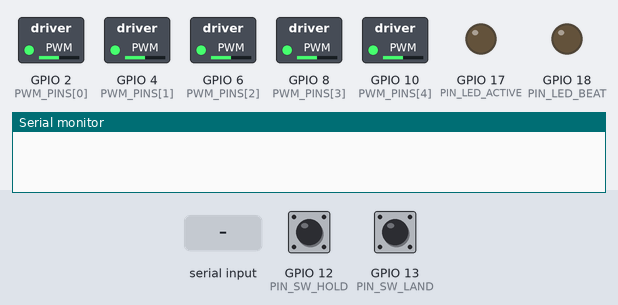
Simulated run of this program. Board: ESP32-S3. On the bench: switched loads named in the program (green lamp = pin HIGH), output pins drawn as LEDs (lit = HIGH), the last lines printed to the serial monitor. Dashed ring = blinking. Inputs (shaded band) come from the test bench; at power-on: GPIO 12 (PIN_SW_HOLD) HIGH, GPIO 13 (PIN_SW_LAND) HIGH. EEPROM starts erased.

Above: at 1.2 s.
1.3 s: "H90\n" received over Serial
At 1.75 s:
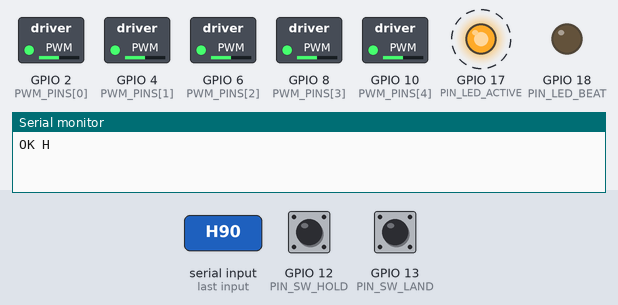
4.3 s: "R\n" received over Serial
At 5.2 s:
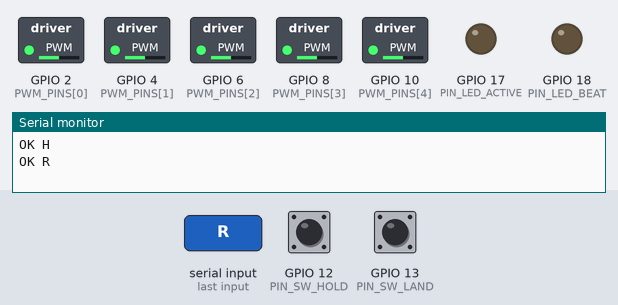
5.8 s: GPIO 12 (PIN_SW_HOLD) pulled LOW for 0.15 s
At 6.9 s:
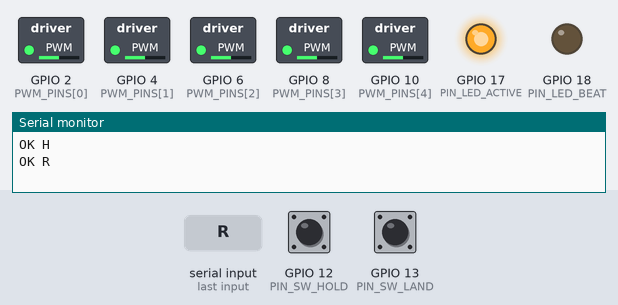
Timing chart, 0 to 12.9 s (numbered marks = the images above; inputs shaded):
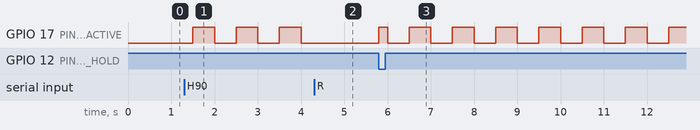

The program:

main.cpp
```cpp
// Drives the DJI RC-N1C stick/wheel sensor lines with filtered 12-bit PWM.
//
// Each output goes through a two-stage RC filter (10k/100n, twice) into the
// RC's main-board side of the cut sensor wire. The Jetson sends duty values
// over USB serial; the RC's own stick report (seen by the Jetson over the
// AOA link) closes the loop for calibration.
//
// Serial protocol, one ASCII line per command, 115200 (USB CDC, baud ignored):
//   D d0 d1 d2 d3 d4   set duties 0..4095 (roll pitch throttle yaw wheel), feeds the timeout
//   N d0 d1 d2 d3 d4   set and save the neutral duties (sticks centred)
//   L d0 d1 d2 d3 d4   set and save the landing duties (throttle full down, rest centred)
//   H                  hold neutral now and ignore D until R
//   G                  land now (landing duties) and ignore D until R
//   R                  resume after H/G or a SW1/SW2 press
//   ?                  status line
// With no D for TIMEOUT_MS the outputs return to neutral (centred sticks = hover).
// SW1 latches HOLD (neutral), SW2 latches LAND (landing duties); both work
// without the Jetson and need R to release.
#include <Arduino.h>
#include <Preferences.h>

static const int N_CH = 5;
static const uint8_t PWM_PINS[N_CH] = {2, 4, 6, 8, 10};  // roll, pitch, throttle, yaw, wheel
static const uint32_t PWM_HZ = 19531;                    // 80 MHz APB clock / 2^12 (the default 40 MHz XTAL clock can't)
static const uint8_t PWM_BITS = 12;
static const uint16_t DUTY_MAX = (1 << PWM_BITS) - 1;
static const uint32_t TIMEOUT_MS = 300;

static const uint8_t PIN_LED_ACTIVE = 17;  // LED1: Jetson in control
static const uint8_t PIN_LED_BEAT = 18;    // LED2: toggles on each D
static const uint8_t PIN_SW_HOLD = 12;     // SW1: latch hold (needs R to resume); polarity read at boot
static const uint8_t PIN_SW_LAND = 13;     // SW2: latch land (needs R to resume)

static uint16_t duty[N_CH];
static uint16_t neutral[N_CH];
static uint16_t landing[N_CH];
static bool landing_set = false;
static uint32_t last_cmd_ms = 0;
static bool held = false;   // H or SW1 latched
static bool landing_now = false;  // G or SW2 latched (takes priority over held)
static bool active = false; // D commands are fresh and not held
static Preferences prefs;
static bool sw_idle;  // SW1 level at boot = released
static bool sw2_idle; // SW2 level at boot = released
static bool pwm_ok = true;

static void write_outputs(const uint16_t *d) {
  if (!pwm_ok) return;
  for (int i = 0; i < N_CH; i++) ledcWrite(PWM_PINS[i], d[i]);
}

static int parse_values(const char *s, uint16_t *out) {
  int n = 0;
  while (n < N_CH) {
    while (*s == ' ') s++;
    if (!*s) break;
    char *end;
    long v = strtol(s, &end, 10);
    if (end == s) break;
    out[n++] = (uint16_t)constrain(v, 0, DUTY_MAX);
    s = end;
  }
  return n;
}

static void print_status() {
  if (!pwm_ok) Serial.print("PWM_FAILED ");
  Serial.printf("S %s age_ms=%lu duty=%u,%u,%u,%u,%u neutral=%u,%u,%u,%u,%u landing=%s\n",
                landing_now ? "LANDING" : (held ? "HELD" : (active ? "ACTIVE" : "NEUTRAL")),
                (unsigned long)(millis() - last_cmd_ms),
                duty[0], duty[1], duty[2], duty[3], duty[4],
                neutral[0], neutral[1], neutral[2], neutral[3], neutral[4], landing_set ? "set" : "NOT SET");
}

static void handle_line(char *line) {
  uint16_t v[N_CH];
  switch (line[0]) {
    case 'D':
      if (parse_values(line + 1, v) != N_CH) { Serial.println("E need 5 values"); return; }
      if (held || landing_now) return;
      memcpy(duty, v, sizeof(duty));
      write_outputs(duty);
      last_cmd_ms = millis();
      active = true;
      digitalWrite(PIN_LED_BEAT, !digitalRead(PIN_LED_BEAT));
      return;
    case 'N':
      if (parse_values(line + 1, v) != N_CH) { Serial.println("E need 5 values"); return; }
      memcpy(neutral, v, sizeof(neutral));
      prefs.putBytes("neutral", neutral, sizeof(neutral));
      if (!active) write_outputs(neutral);
      Serial.println("OK N");
      return;
    case 'L':
      if (parse_values(line + 1, v) != N_CH) { Serial.println("E need 5 values"); return; }
      memcpy(landing, v, sizeof(landing));
      landing_set = true;
      prefs.putBytes("landing", landing, sizeof(landing));
      Serial.println("OK L");
      return;
    case 'H':
      held = true;
      Serial.println("OK H");
      return;
    case 'G':
      if (!landing_set) { Serial.println("E landing duties not set"); return; }
      landing_now = true;
      Serial.println("OK G");
      return;
    case 'R':
      held = false;
      landing_now = false;
      Serial.println("OK R");
      return;
    case '?':
      print_status();
      return;
    default:
      Serial.println("E unknown");
  }
}

void setup() {
  // Outputs first: until PWM runs the pins float, which the RC reads as a stick at an end stop.
  prefs.begin("sticks", false);
  for (int i = 0; i < N_CH; i++) neutral[i] = DUTY_MAX / 2;
  if (prefs.isKey("neutral")) prefs.getBytes("neutral", neutral, sizeof(neutral));
  if (prefs.isKey("landing")) landing_set = prefs.getBytes("landing", landing, sizeof(landing)) == sizeof(landing);
  ledcSetClockSource(LEDC_USE_APB_CLK);
  for (int i = 0; i < N_CH; i++) {
    pwm_ok &= ledcAttach(PWM_PINS[i], PWM_HZ, PWM_BITS);
    duty[i] = neutral[i];
  }
  write_outputs(neutral);

  pinMode(PIN_LED_ACTIVE, OUTPUT);
  pinMode(PIN_LED_BEAT, OUTPUT);
  pinMode(PIN_SW_HOLD, INPUT);  // the board has its own resistor on SW1
  sw_idle = digitalRead(PIN_SW_HOLD);
  pinMode(PIN_SW_LAND, INPUT);
  sw2_idle = digitalRead(PIN_SW_LAND);
  Serial.begin(115200);
}

void loop() {
  static char buf[96];
  static size_t len = 0;
  while (Serial.available()) {
    char c = Serial.read();
    if (c == '\r') continue;
    if (c == '\n') {
      buf[len] = 0;
      if (len) handle_line(buf);
      len = 0;
    } else if (len < sizeof(buf) - 1) {
      buf[len++] = c;
    }
  }

  static bool sw_prev = sw_idle;
  bool sw = digitalRead(PIN_SW_HOLD);
  if (sw != sw_idle && sw_prev == sw_idle) held = true;  // pressed: left its boot level
  sw_prev = sw;

  static bool sw2_prev = sw2_idle;
  bool sw2 = digitalRead(PIN_SW_LAND);
  if (sw2 != sw2_idle && sw2_prev == sw2_idle && landing_set) landing_now = true;
  sw2_prev = sw2;

  if (landing_now) {
    active = false;
    if (memcmp(duty, landing, sizeof(duty))) {
      memcpy(duty, landing, sizeof(duty));
      write_outputs(duty);
    }
  } else {
    bool stale = millis() - last_cmd_ms > TIMEOUT_MS;
    if ((active && (held || stale)) || (!active && memcmp(duty, neutral, sizeof(duty)))) {
      active = false;
      memcpy(duty, neutral, sizeof(duty));
      write_outputs(duty);
    }
  }
  // LED1: on = Jetson in control, fast blink = landing latched, slow blink = hold latched
  uint32_t ms = millis();
  digitalWrite(PIN_LED_ACTIVE, landing_now ? (ms / 100) % 2 : (held ? (ms / 500) % 2 : active));
}
```

Measured:
- after the input at 1.3 s, GPIO 17 (PIN_LED_ACTIVE): alternates HIGH for 0.50 s and LOW for 0.50 s, starting after 0.20 s
- after the input at 4.3 s, GPIO 17 (PIN_LED_ACTIVE): stays LOW (without the input it goes to HIGH after 0.20 s)
- after the input at 5.8 s, GPIO 17 (PIN_LED_ACTIVE): LOW → HIGH at once, then repeats every 1.0 s: LOW 0.50 s, HIGH 0.50 s
